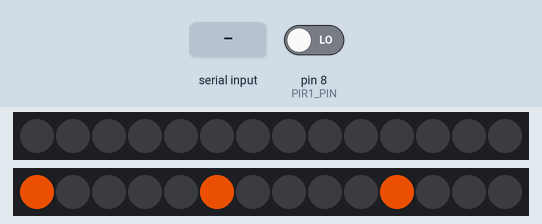
This sketch was run on a simulated Arduino Uno, built with avr-gcc and run on an emulated ATmega328P. Parts: 2 × 14 RGB LEDs in strip order, left to right. The inputs (shaded band) are chosen by the test bench; at power-on: pin 8 (PIR1_PIN) LOW. Dim RGB values are drawn brighter than linear; colours are those a GRB WS2812 strip shows for the declared byte order; what the sketch prints to the serial monitor is not drawn.

Above: at 5.29 s.
5.3 s: "1" received over Serial
At 5.4 s:
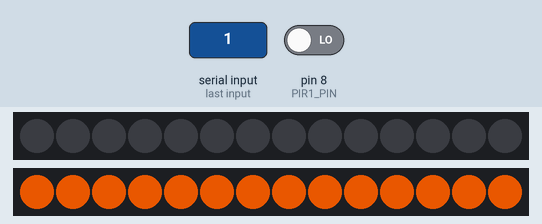
6.9 s: byte 98 ('b') received over Serial
At 6.99 s:
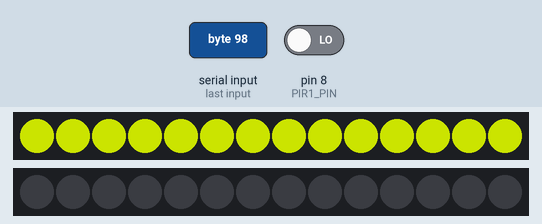
8.6 s: byte 99 ('c') received over Serial
At 8.68 s:
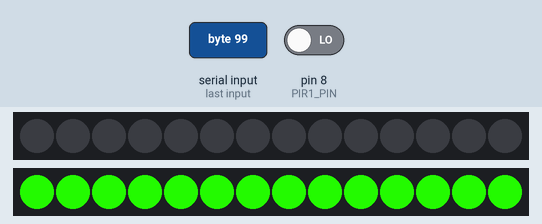
10.3 s: "2" received over Serial
At 10.37 s:
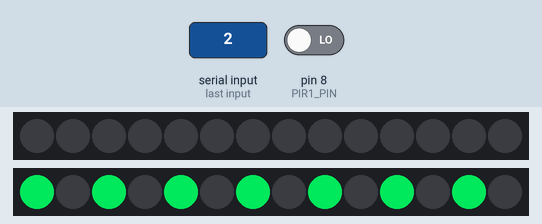
12.0 s: byte 98 ('b') received over Serial
At 12.07 s:
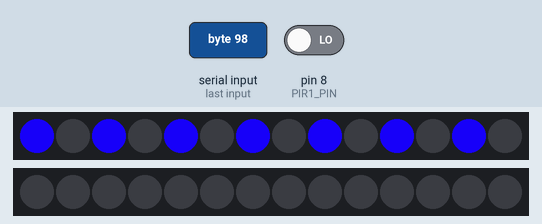
13.7 s: byte 99 ('c') received over Serial
At 13.81 s:
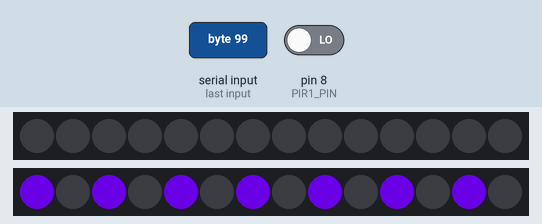

The sketch:

three_lights_and_PIR.ino
```cpp
#include <Streaming.h>
#include <Metro.h>
#include <FastLED.h>
#include <Bounce.h>

FASTLED_USING_NAMESPACE

// 30mm 12V modules
#define DATA_PIN_30mm    7
#define LED_TYPE_30mm    WS2812
#define COLOR_ORDER_30mm RGB
#define N_LED_30mm    14
CRGB leds_30mm[N_LED_30mm];

// 45mm 12V modules
#define DATA_PIN_45mm    3
#define CLOCK_PIN_45mm    4
#define LED_TYPE_45mm    WS2801
#define COLOR_ORDER_45mm RGB
#define N_LED_45mm    14
CRGB leds_45mm[N_LED_45mm];

// general controls
#define FRAMES_PER_SECOND   20
#define BRIGHTNESS          255

// rotating "base color" used by many of the patterns
uint8_t gHue = 0;

// starting position
byte whichStrip=2;
byte pixelGap=5;

// PIR sensor
#define PIR1_PIN 8
Bounce pir1 = Bounce(PIR1_PIN, 5);

void setup() {
  Serial.begin(115200);
  Serial << F("Startup.") << endl;

  // need voltage steering
  pinMode(PIR1_PIN, INPUT_PULLUP);

  // tell FastLED about the LED strip configuration
  FastLED.addLeds<LED_TYPE_30mm, DATA_PIN_30mm, COLOR_ORDER_30mm>(leds_30mm, N_LED_30mm).setCorrection(TypicalLEDStrip);
  FastLED.addLeds<LED_TYPE_45mm, DATA_PIN_45mm, CLOCK_PIN_45mm, COLOR_ORDER_45mm>(leds_45mm, N_LED_45mm).setCorrection(TypicalLEDStrip);

  // set master brightness control
  FastLED.setBrightness(BRIGHTNESS);

  fill_solid(leds_30mm, N_LED_30mm, CRGB::Red);
  fill_solid(leds_45mm, N_LED_45mm, CRGB::Red);
  FastLED.show();
  delay(1000);
  fill_solid(leds_30mm, N_LED_30mm, CRGB::Green);
  fill_solid(leds_45mm, N_LED_45mm, CRGB::Green);
  FastLED.show();
  delay(1000);
  fill_solid(leds_30mm, N_LED_30mm, CRGB::Blue);
  fill_solid(leds_45mm, N_LED_45mm, CRGB::Blue);
  FastLED.show();
  delay(1000);

  blackout();
  FastLED.show();
  delay(1000);
}

void loop() {

  // send the 'leds' array out to the actual LED strip
  FastLED.show();
  // insert a delay to keep the framerate modest
  FastLED.delay(1000/FRAMES_PER_SECOND);

  // do some periodic updates
  EVERY_N_MILLISECONDS( 20 ) { gHue++; } // slowly cycle the "base color" through the rainbow

  // animation
  rainbow();

  // check for inputs
  if( Serial.available()>0 ) {
    byte input = Serial.read();
    switch( input ) {
      case '1': pixelGap=1; break;
      case '2': pixelGap=2; break;
      case '3': pixelGap=3; break;
      case '4': pixelGap=4; break;
      case '5': pixelGap=5; break;
      case '6': pixelGap=6; break;
      case '7': pixelGap=7; break;
      case '8': pixelGap=8; break;
      case '9': pixelGap=9; break;
      case 'a': whichStrip=0; break;
      case 'b': whichStrip=1; break;
      case 'c': whichStrip=2; break;
      default:
        Serial << F("Enter [1-9] to set pixel module spacing.  Currently=") << pixelGap << endl;
        Serial << F("Enter [a-c] to set string usage.  Currently=") << whichStrip << endl;
    }
  }

  // check for people
  static Metro retriggerInterval(2000UL);
  if( pir1.update() && pir1.read()==LOW ) {
    if( retriggerInterval.check() ) {
      Serial << F("Trigger!") << endl;

      if( whichStrip==1 ) {
        for(byte i=0; i<N_LED_30mm; i+=pixelGap) leds_30mm[i]=CRGB::White;
      } else if( whichStrip==2 ) {
        for(byte i=0; i<N_LED_45mm; i+=pixelGap) leds_45mm[i]=CRGB::White;
      }
      FastLED.show();

      delay(500);
    }
  }
}

void blackout() {
  // wipe clean
  fill_solid(leds_45mm, N_LED_45mm, CRGB::Black);
  fill_solid(leds_30mm, N_LED_30mm, CRGB::Black);
}

void rainbow()
{

  blackout();

  if( whichStrip==1 ) {
    for(byte i=0; i<N_LED_30mm; i+=pixelGap) leds_30mm[i]=CHSV(gHue, 255, 255);
  } else if( whichStrip==2 ) {
    for(byte i=0; i<N_LED_45mm; i+=pixelGap) leds_45mm[i]=CHSV(gHue, 255, 255);
  }
}
```

Measured:
- after the input at 5.3 s, the LEDs: first differ from a run without the input after 0.09 s (image 1)
- after the input at 6.9 s, the LEDs: first differ from a run without the input after 0.08 s (image 2)
- after the input at 8.6 s, the LEDs: first differ from a run without the input after 0.08 s (image 3)
- after the input at 10.3 s, the LEDs: first differ from a run without the input after 0.07 s (image 4)
- after the input at 12.0 s, the LEDs: first differ from a run without the input after 0.06 s (image 5)
- after the input at 13.7 s, the LEDs: first differ from a run without the input after 0.10 s (image 6)
